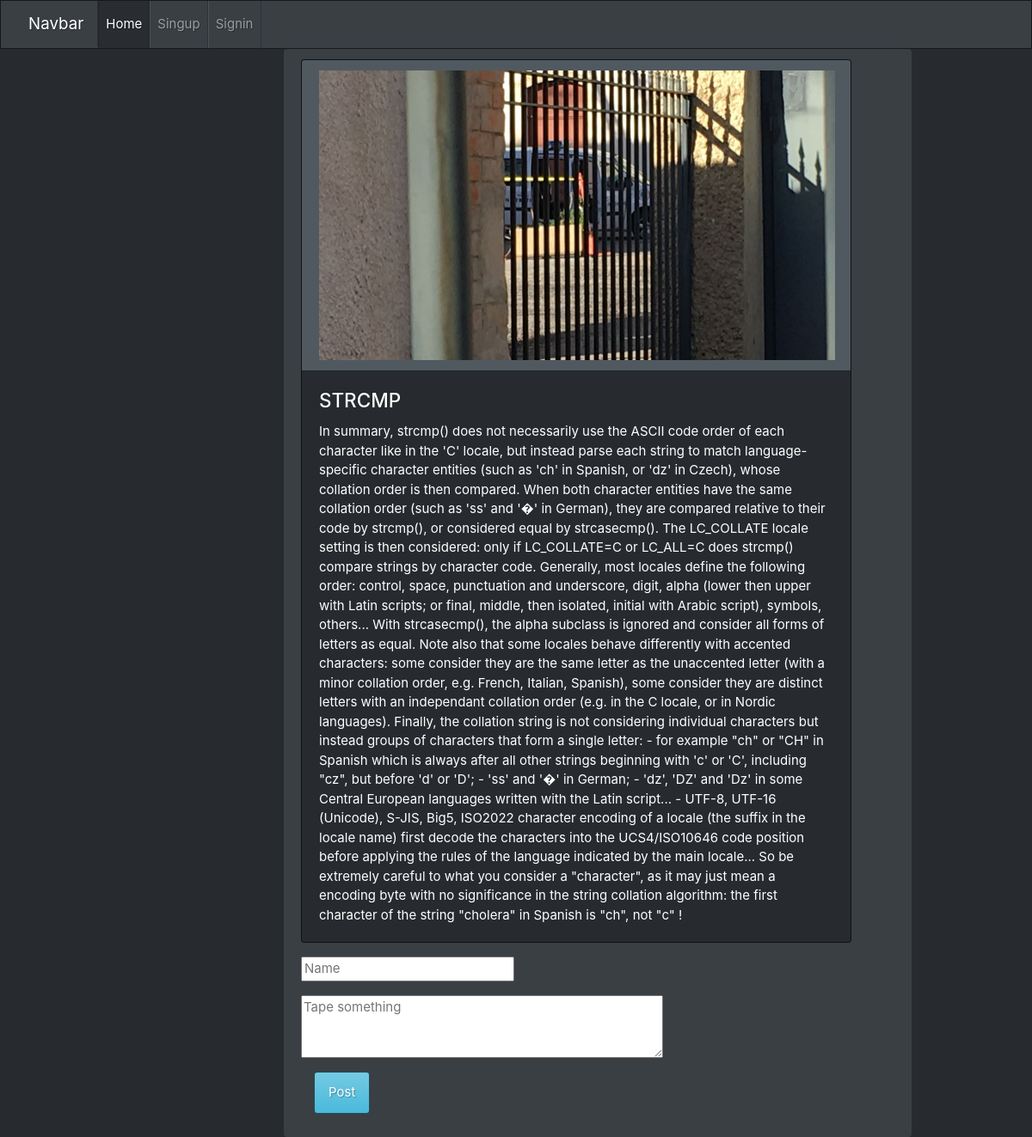
Page /index.php?action=more&id=18 on the earlier database version.
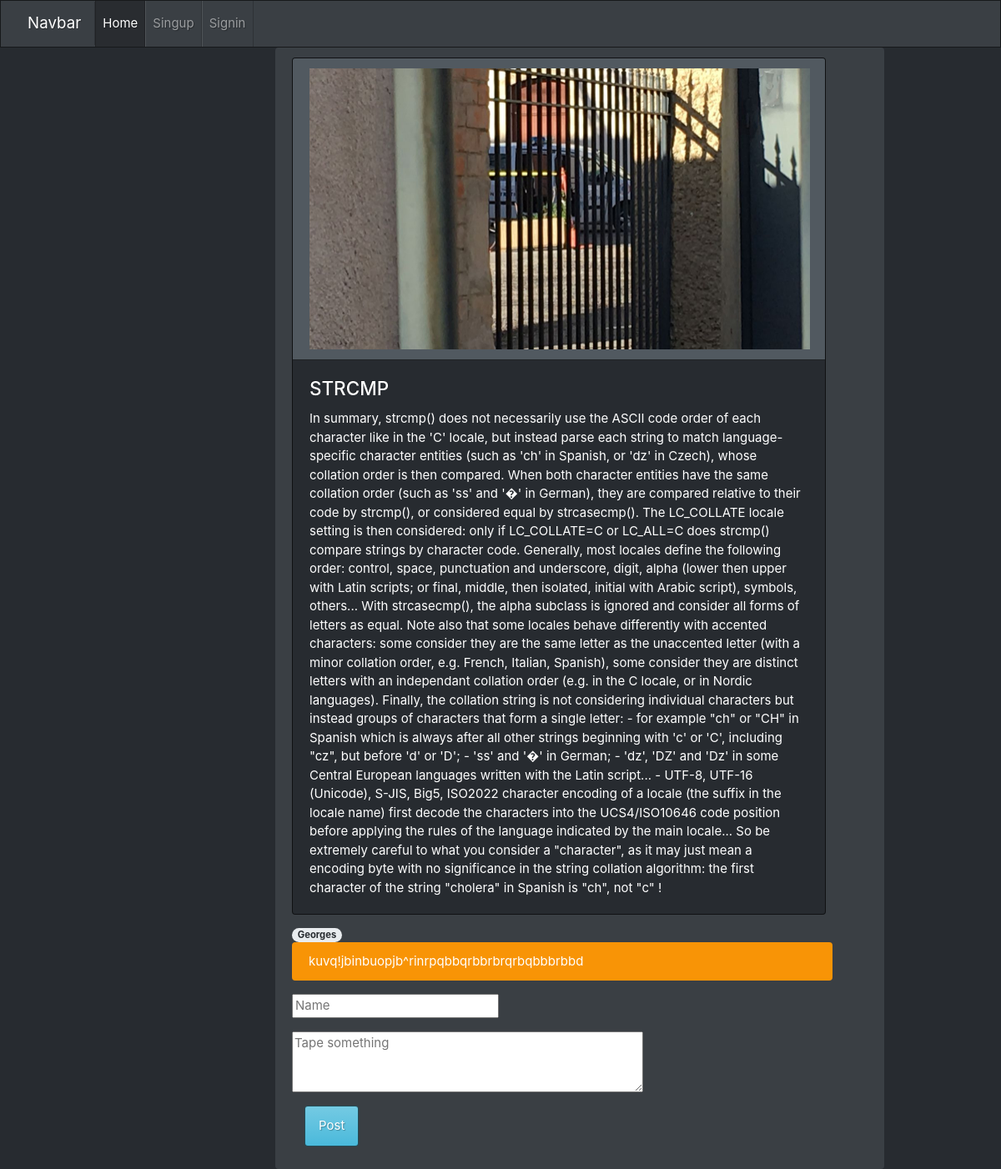
Same page on the later database version.
### tables this page shows
CREATE TABLE `article` (
  `id` tinyint(6) unsigned NOT NULL AUTO_INCREMENT,
  `title` varchar(255) NOT NULL,
  `content` text DEFAULT NULL,
  `author` tinyint(6) unsigned NOT NULL,
  `image` varchar(255) DEFAULT NULL,
  PRIMARY KEY (`id`),
  KEY `author` (`author`),
  CONSTRAINT `article_ibfk_1` FOREIGN KEY (`author`) REFERENCES `user` (`id`)
);

CREATE TABLE `commentaire` (
  `id` int(6) NOT NULL AUTO_INCREMENT,
  `username` varchar(255) NOT NULL,
  `content` text NOT NULL,
  `article` tinyint(6) unsigned NOT NULL,
  PRIMARY KEY (`id`),
  KEY `article` (`article`),
  CONSTRAINT `commentaire_ibfk_1` FOREIGN KEY (`article`) REFERENCES `article` (`id`) ON DELETE CASCADE ON UPDATE CASCADE
);

### src/ArticleController.php (called while the page is built, shortened)
<?php
include "conect.php";
if(isset($_GET['action'])){
    $action = strip_tags($_GET['action']).'Action';
}
$tabAction = ['newarticleAction','mylistAction','moreAction','listAction'] ;
echo in_array($action,$tabAction) ? $action($pdo) : listAction($pdo); ;
function moreAction(object $pdo=null):void
{
    include "View/details.php";
}
?>

### src/function.php (called while the page is built, shortened)
<?php
function getArticle(int $id,$pdo):array
{
    $array              =[];
    $query              = 'SELECT article.id, article.title, article.content, article.author,article.image FROM article LEFT JOIN user ON article.author=user.id WHERE article.id=:id';
    $statement          = $pdo->prepare($query);
    $statement->execute([':id' => (int)$id]);
    while( $data = $statement->fetch(PDO::FETCH_ASSOC) ) {
        $array[]        = $data;
    }
    return !$array ? [] : $array;
}
function getComs($article,$pdo):array
{
    $array              =[];
    $query              = 'SELECT commentaire.id,commentaire.username,commentaire.content FROM commentaire WHERE article =:article';
    $statement          = $pdo->prepare($query);
    $statement->execute([':article' => $article]);
    while( $data = $statement->fetch(PDO::FETCH_ASSOC) ){
        $array[]=$data;
    }
    return empty($array) ? [] : $array;
}

### src/View/details.php (the view, shortened to what this page needs)
<div class='alert alert-dismissible alert-primary'><?php
    if(isset($_GET['id'])):
        $article = getArticle($_GET['id'],$pdo);?>
            <?php
                foreach($article as $item){?>
                    <tr>
                        <div class="card text-white bg-dark mb-3" style="max-width: 40rem;">
                            <div class="card-header"><?php if($item['image']!= './files/'){?> <img width='600' heigth='300' src= <?= $item['image'] ?>><?php }?></div>
                            <div class="card-body">
                                <h4 class="card-title"><?=$item['title']?></h4>
                                <p class="card-text"><?=$item['content']?></p>
                            </div>
                        </div>
                    </tr><?php
                }
                if(isset($item)){
                    $coms   = getComs($item['id'],$pdo);
                }
                ?>
                <tr>
                    <?php
                    if(isset($coms)){
                        foreach($coms as $aCom){?>
                            <span class="badge badge-pill badge-light">
                                <?php echo $aCom['username'];?>
                            </span>
                            <br>
                            <div class="alert alert-dismissible alert-warning">
                                <?php echo $aCom['content'];?>
                            </div><?php
                        }
                    }else{?>
                        <div class="alert alert-dismissible alert-info">
                            <button type="button" class="close" data-dismiss="alert">&times;</button>
                            <strong>Be the first!</strong> There are not yet <a href="#username" class="alert-link">coment</a>, but it's not super important.
                        </div><?php
                    }?>
                </tr>
    <?php
    endif;
    ?>
        <div class="container">
            <form action="index.php?action=more&id=<?=$_GET['id'];?>" method="POST" >
                <div class="form-group row">
                    <input type="text" name="username" id="username" required="required" value="<?php echo isset($_SESSION["connexion"]) ? $_SESSION["connexion"] :'';?>" placeholder="Name">
                </div>
                <div class="form-group row">
                    <textarea name="coment" rows="3" cols="40" required="required" placeholder="Tape something"></textarea>
                </div>
                <button class="btn btn-info" type="submit">Post</button>
            </form>
        </div>
</div>

Differences in the rows shown:
added commentaire: username "Georges", content "kuvq!jbinbuopjb^rinrpqbbqrbbrbrqrbqbbbrbbd"
